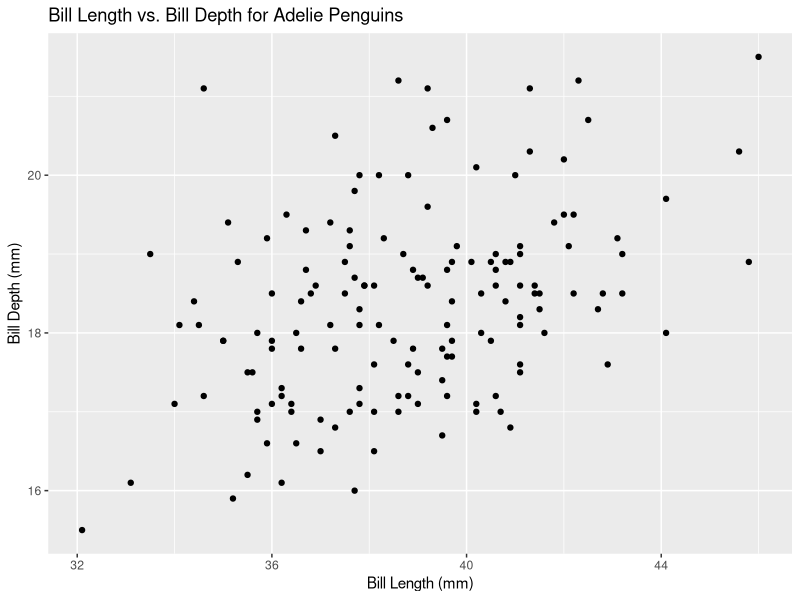
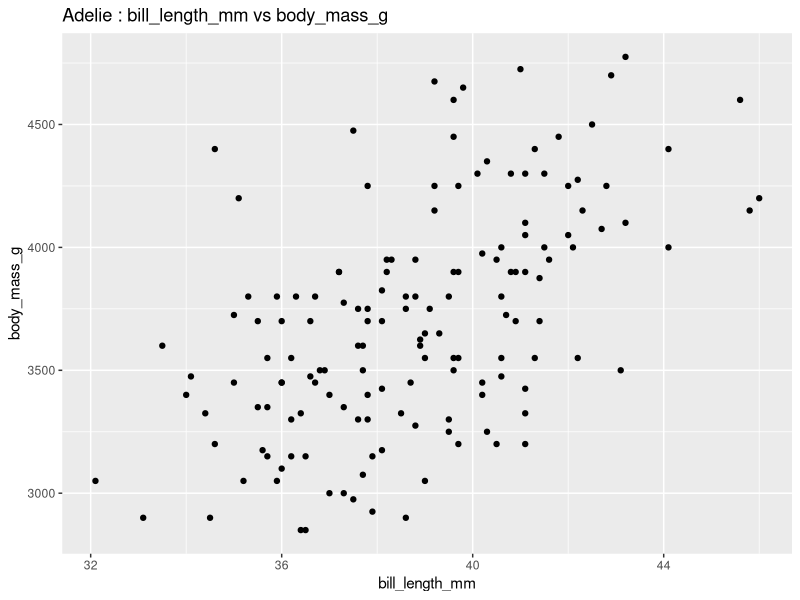

Here is the R script that generated these plots, in order:
## ---- chunk 1
?rep
## ---- chunk 2
?rnorm
## ---- chunk 3
library(palmerpenguins)
library(tidyverse)

penguins %>%
  filter(species == "Adelie") %>%
  ggplot(aes(x = bill_length_mm, y = bill_depth_mm)) +
  geom_point() +
  labs(title = "Bill Length vs. Bill Depth for Adelie Penguins",
       x = "Bill Length (mm)",
       y = "Bill Depth (mm)")
## ---- chunk 4
plot_2features_of_1species <- function (df, target_species, feat_x, feat_y){
  
  df_species <- df %>%
    filter(species == target_species)
  
  plot_species <- ggplot(data = df_species,
         aes_string(x = feat_x, y = feat_y)) +
  geom_point() +
  labs(title = paste(target_species, ":", feat_x, "vs", feat_y),
       x = feat_x,
       y = feat_y)
  
  return(plot_species)
}


plot_2features_of_1species(penguins, "Adelie", "bill_length_mm", "body_mass_g")

penguins

## ---- chunk 5
plot_2features_of_1species <- function (df, target_species, feat_x, feat_y){
  
  #@param df The data frame used for the function, it must include a column called "species" and 2 other columns, at least 1 of which containing numeric data
  
  #@param target_species A variable that is present in the column "species"
  
  #@param 
  
  df_species <- df %>%
    filter(species == target_species)
  
  plot_species <- ggplot(data = df_species,
         aes_string(x = feat_x, y = feat_y)) +
  geom_point() +
  labs(title = paste(target_species, ":", feat_x, "vs", feat_y),
       x = feat_x,
       y = feat_y)
  
  return(plot_species)
}
